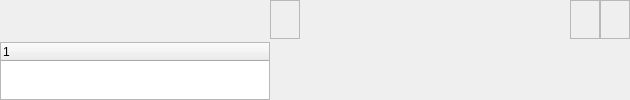
           <widget class="QWidget" name="topPanels" native="true">
            <layout class="QHBoxLayout" name="horizontalLayout_2">
             <property name="spacing">
              <number>0</number>
             </property>
             <property name="leftMargin">
              <number>0</number>
             </property>
             <property name="topMargin">
              <number>0</number>
             </property>
             <property name="rightMargin">
              <number>0</number>
             </property>
             <property name="bottomMargin">
              <number>0</number>
             </property>
             <item>
              <widget class="QWidget" name="parentPanel1" native="true">
               <property name="minimumSize">
                <size>
                 <width>300</width>
                 <height>0</height>
                </size>
               </property>
               <property name="maximumSize">
                <size>
                 <width>300</width>
                 <height>16777215</height>
                </size>
               </property>
               <layout class="QHBoxLayout" name="horizontalLayout_3">
                <property name="spacing">
                 <number>0</number>
                </property>
                <property name="leftMargin">
                 <number>0</number>
                </property>
                <property name="topMargin">
                 <number>0</number>
                </property>
                <property name="rightMargin">
                 <number>0</number>
                </property>
                <property name="bottomMargin">
                 <number>0</number>
                </property>
                <item>
                 <widget class="QWidget" name="panel1" native="true">
                  <property name="sizePolicy">
                   <sizepolicy hsizetype="Ignored" vsizetype="Ignored">
                    <horstretch>0</horstretch>
                    <verstretch>0</verstretch>
                   </sizepolicy>
                  </property>
                  <layout class="QVBoxLayout" name="verticalLayout_7">
                   <property name="spacing">
                    <number>0</number>
                   </property>
                   <property name="sizeConstraint">
                    <enum>QLayout::SetDefaultConstraint</enum>
                   </property>
                   <property name="leftMargin">
                    <number>0</number>
                   </property>
                   <property name="topMargin">
                    <number>0</number>
                   </property>
                   <property name="rightMargin">
                    <number>0</number>
                   </property>
                   <property name="bottomMargin">
                    <number>0</number>
                   </property>
                   <item>
                    <widget class="QWidget" name="contentMenu" native="true">
                     <property name="sizePolicy">
                      <sizepolicy hsizetype="Ignored" vsizetype="Ignored">
                       <horstretch>0</horstretch>
                       <verstretch>0</verstretch>
                      </sizepolicy>
                     </property>
                     <layout class="QVBoxLayout" name="verticalLayout_11">
                      <property name="spacing">
                       <number>10</number>
                      </property>
                      <property name="leftMargin">
                       <number>0</number>
                      </property>
                      <property name="topMargin">
                       <number>0</number>
                      </property>
                      <property name="rightMargin">
                       <number>0</number>
                      </property>
                      <property name="bottomMargin">
                       <number>0</number>
                      </property>
                      <item>
                       <widget class="QLabel" name="menuTitle">
                        <property name="sizePolicy">
                         <sizepolicy hsizetype="Ignored" vsizetype="Ignored">
                          <horstretch>0</horstretch>
                          <verstretch>0</verstretch>
                         </sizepolicy>
                        </property>
                        <property name="minimumSize">
                         <size>
                          <width>0</width>
                          <height>32</height>
                         </size>
                        </property>
                        <property name="maximumSize">
                         <size>
                          <width>16777215</width>
                          <height>32</height>
                         </size>
                        </property>
                        <property name="sizeIncrement">
                         <size>
                          <width>0</width>
                          <height>0</height>
                         </size>
                        </property>
                        <property name="baseSize">
                         <size>
                          <width>0</width>
                          <height>0</height>
                         </size>
                        </property>
                        <property name="text">
                         <string/>
                        </property>
                        <property name="textFormat">
                         <enum>Qt::AutoText</enum>
                        </property>
                        <property name="alignment">
                         <set>Qt::AlignRight|Qt::AlignTrailing|Qt::AlignVCenter</set>
                        </property>
                        <property name="wordWrap">
                         <bool>false</bool>
                        </property>
                        <property name="margin">
                         <number>5</number>
                        </property>
                       </widget>
                      </item>
                      <item>
                       <widget class="QTreeWidget" name="menuTree">
                        <property name="sizePolicy">
                         <sizepolicy hsizetype="Ignored" vsizetype="Ignored">
                          <horstretch>0</horstretch>
                          <verstretch>0</verstretch>
                         </sizepolicy>
                        </property>
                        <column>
                         <property name="text">
                          <string notr="true">1</string>
                         </property>
                        </column>
                       </widget>
                      </item>
                     </layout>
                    </widget>
                   </item>
                  </layout>
                 </widget>
                </item>
                <item>
                 <widget class="QWidget" name="controllerPanel1" native="true">
                  <property name="minimumSize">
                   <size>
                    <width>30</width>
                    <height>0</height>
                   </size>
                  </property>
                  <property name="maximumSize">
                   <size>
                    <width>30</width>
                    <height>16777215</height>
                   </size>
                  </property>
                  <layout class="QVBoxLayout" name="verticalLayout_5" stretch="0,0">
                   <property name="spacing">
                    <number>0</number>
                   </property>
                   <property name="leftMargin">
                    <number>0</number>
                   </property>
                   <property name="topMargin">
                    <number>0</number>
                   </property>
                   <property name="rightMargin">
                    <number>0</number>
                   </property>
                   <property name="bottomMargin">
                    <number>0</number>
                   </property>
                   <item alignment="Qt::AlignTop">
                    <widget class="QFrame" name="controllerIcons1">
                     <property name="frameShape">
                      <enum>QFrame::StyledPanel</enum>
                     </property>
                     <property name="frameShadow">
                      <enum>QFrame::Raised</enum>
                     </property>
                     <layout class="QGridLayout" name="gridLayout_3">
                      <property name="leftMargin">
                       <number>0</number>
                      </property>
                      <property name="topMargin">
                       <number>0</number>
                      </property>
                      <property name="rightMargin">
                       <number>0</number>
                      </property>
                      <property name="horizontalSpacing">
                       <number>6</number>
                      </property>
                      <property name="verticalSpacing">
                       <number>0</number>
                      </property>
                      <item row="0" column="0">
                       <widget class="QPushButton" name="togglePanel1">
                        <property name="minimumSize">
                         <size>
                          <width>28</width>
                          <height>28</height>
                         </size>
                        </property>
                        <property name="maximumSize">
                         <size>
                          <width>28</width>
                          <height>28</height>
                         </size>
                        </property>
                        <property name="sizeIncrement">
                         <size>
                          <width>0</width>
                          <height>0</height>
                         </size>
                        </property>
                        <property name="baseSize">
                         <size>
                          <width>0</width>
                          <height>0</height>
                         </size>
                        </property>
                        <property name="toolTip">
                         <string notr="true"/>
                        </property>
                        <property name="autoFillBackground">
                         <bool>false</bool>
                        </property>
                        <property name="text">
                         <string/>
                        </property>
                        <property name="flat">
                         <bool>true</bool>
                        </property>
                       </widget>
                      </item>
                     </layout>
                    </widget>
                   </item>
                   <item alignment="Qt::AlignBottom">
                    <widget class="LabelVertical" name="headerPanel1">
                     <property name="text">
                      <string/>
                     </property>
                     <property name="alignment">
                      <set>Qt::AlignCenter</set>
                     </property>
                    </widget>
                   </item>
                  </layout>
                 </widget>
                </item>
               </layout>
              </widget>
             </item>
             <item>
              <widget class="QWidget" name="parentPanel2" native="true">
               <property name="minimumSize">
                <size>
                 <width>300</width>
                 <height>0</height>
                </size>
               </property>
               <property name="maximumSize">
                <size>
                 <width>300</width>
                 <height>16777215</height>
                </size>
               </property>
               <property name="autoFillBackground">
                <bool>false</bool>
               </property>
               <layout class="QHBoxLayout" name="horizontalLayout_5">
                <property name="spacing">
                 <number>0</number>
                </property>
                <property name="leftMargin">
                 <number>0</number>
                </property>
                <property name="topMargin">
                 <number>0</number>
                </property>
                <property name="rightMargin">
                 <number>0</number>
                </property>
                <property name="bottomMargin">
                 <number>0</number>
                </property>
                <item>
                 <widget class="QWidget" name="panel2" native="true">
                  <property name="sizePolicy">
                   <sizepolicy hsizetype="Ignored" vsizetype="Ignored">
                    <horstretch>0</horstretch>
                    <verstretch>0</verstretch>
                   </sizepolicy>
                  </property>
                  <layout class="QVBoxLayout" name="verticalLayout_8">
                   <property name="spacing">
                    <number>0</number>
                   </property>
                   <property name="leftMargin">
                    <number>0</number>
                   </property>
                   <property name="topMargin">
                    <number>0</number>
                   </property>
                   <property name="rightMargin">
                    <number>0</number>
                   </property>
                   <property name="bottomMargin">
                    <number>0</number>
                   </property>
                   <item>
                    <widget class="QWidget" name="widget" native="true">
                     <property name="sizePolicy">
                      <sizepolicy hsizetype="Ignored" vsizetype="Ignored">
                       <horstretch>0</horstretch>
                       <verstretch>0</verstretch>
                      </sizepolicy>
                     </property>
                     <layout class="QVBoxLayout" name="verticalLayout_10">
                      <property name="spacing">
                       <number>0</number>
                      </property>
                      <property name="leftMargin">
                       <number>0</number>
                      </property>
                      <property name="topMargin">
                       <number>0</number>
                      </property>
                      <property name="rightMargin">
                       <number>0</number>
                      </property>
                      <property name="bottomMargin">
                       <number>0</number>
                      </property>
                      <item alignment="Qt::AlignTop">
                       <widget class="QWidget" name="settingsHeader" native="true">
                        <property name="sizePolicy">
                         <sizepolicy hsizetype="Ignored" vsizetype="Ignored">
                          <horstretch>0</horstretch>
                          <verstretch>0</verstretch>
                         </sizepolicy>
                        </property>
                        <layout class="QVBoxLayout" name="verticalLayout_13">
                         <property name="spacing">
                          <number>0</number>
                         </property>
                         <property name="leftMargin">
                          <number>0</number>
                         </property>
                         <property name="topMargin">
                          <number>0</number>
                         </property>
                         <property name="rightMargin">
                          <number>0</number>
                         </property>
                         <property name="bottomMargin">
                          <number>0</number>
                         </property>
                         <item>
                          <widget class="QLabel" name="settingsTitle">
                           <property name="sizePolicy">
                            <sizepolicy hsizetype="Ignored" vsizetype="Ignored">
                             <horstretch>0</horstretch>
                             <verstretch>0</verstretch>
                            </sizepolicy>
                           </property>
                           <property name="minimumSize">
                            <size>
                             <width>0</width>
                             <height>32</height>
                            </size>
                           </property>
                           <property name="maximumSize">
                            <size>
                             <width>16777215</width>
                             <height>32</height>
                            </size>
                           </property>
                           <property name="sizeIncrement">
                            <size>
                             <width>0</width>
                             <height>0</height>
                            </size>
                           </property>
                           <property name="baseSize">
                            <size>
                             <width>0</width>
                             <height>0</height>
                            </size>
                           </property>
                           <property name="text">
                            <string/>
                           </property>
                           <property name="textFormat">
                            <enum>Qt::AutoText</enum>
                           </property>
                           <property name="alignment">
                            <set>Qt::AlignRight|Qt::AlignTrailing|Qt::AlignVCenter</set>
                           </property>
                           <property name="wordWrap">
                            <bool>false</bool>
                           </property>
                           <property name="margin">
                            <number>5</number>
                           </property>
                          </widget>
                         </item>
                        </layout>
                       </widget>
                      </item>
                     </layout>
                    </widget>
                   </item>
                  </layout>
                 </widget>
                </item>
                <item>
                 <widget class="QWidget" name="controllerPanel2" native="true">
                  <property name="minimumSize">
                   <size>
                    <width>30</width>
                    <height>0</height>
                   </size>
                  </property>
                  <property name="maximumSize">
                   <size>
                    <width>30</width>
                    <height>16777215</height>
                   </size>
                  </property>
                  <layout class="QVBoxLayout" name="verticalLayout_2">
                   <property name="spacing">
                    <number>0</number>
                   </property>
                   <property name="leftMargin">
                    <number>0</number>
                   </property>
                   <property name="topMargin">
                    <number>0</number>
                   </property>
                   <property name="rightMargin">
                    <number>0</number>
                   </property>
                   <property name="bottomMargin">
                    <number>0</number>
                   </property>
                   <item alignment="Qt::AlignTop">
                    <widget class="QFrame" name="controllerIcons2">
                     <property name="frameShape">
                      <enum>QFrame::StyledPanel</enum>
                     </property>
                     <property name="frameShadow">
                      <enum>QFrame::Raised</enum>
                     </property>
                     <layout class="QGridLayout" name="gridLayout_4">
                      <property name="leftMargin">
                       <number>0</number>
                      </property>
                      <property name="topMargin">
                       <number>0</number>
                      </property>
                      <property name="rightMargin">
                       <number>0</number>
                      </property>
                      <property name="verticalSpacing">
                       <number>0</number>
                      </property>
                      <item row="0" column="0">
                       <widget class="QPushButton" name="togglePanel2">
                        <property name="minimumSize">
                         <size>
                          <width>28</width>
                          <height>28</height>
                         </size>
                        </property>
                        <property name="maximumSize">
                         <size>
                          <width>28</width>
                          <height>28</height>
                         </size>
                        </property>
                        <property name="sizeIncrement">
                         <size>
                          <width>0</width>
                          <height>0</height>
                         </size>
                        </property>
                        <property name="baseSize">
                         <size>
                          <width>0</width>
                          <height>0</height>
                         </size>
                        </property>
                        <property name="toolTip">
                         <string notr="true"/>
                        </property>
                        <property name="autoFillBackground">
                         <bool>false</bool>
                        </property>
                        <property name="text">
                         <string/>
                        </property>
                        <property name="flat">
                         <bool>true</bool>
                        </property>
                       </widget>
                      </item>
                     </layout>
                    </widget>
                   </item>
                   <item alignment="Qt::AlignBottom">
                    <widget class="LabelVertical" name="headerPanel2">
                     <property name="text">
                      <string/>
                     </property>
                     <property name="alignment">
                      <set>Qt::AlignCenter</set>
                     </property>
                    </widget>
                   </item>
                  </layout>
                 </widget>
                </item>
               </layout>
              </widget>
             </item>
             <item>
              <widget class="QWidget" name="parentPanel3" native="true">
               <property name="layoutDirection">
                <enum>Qt::LeftToRight</enum>
               </property>
               <layout class="QHBoxLayout" name="horizontalLayout_6">
                <property name="spacing">
                 <number>0</number>
                </property>
                <property name="leftMargin">
                 <number>0</number>
                </property>
                <property name="topMargin">
                 <number>0</number>
                </property>
                <property name="rightMargin">
                 <number>0</number>
                </property>
                <property name="bottomMargin">
                 <number>0</number>
                </property>
                <item>
                 <widget class="QWidget" name="panel3" native="true">
                  <property name="layoutDirection">
                   <enum>Qt::LeftToRight</enum>
                  </property>
                  <layout class="QVBoxLayout" name="contentLayout">
                   <property name="spacing">
                    <number>0</number>
                   </property>
                   <property name="leftMargin">
                    <number>0</number>
                   </property>
                   <property name="topMargin">
                    <number>0</number>
                   </property>
                   <property name="rightMargin">
                    <number>0</number>
                   </property>
                   <property name="bottomMargin">
                    <number>0</number>
                   </property>
                   <item>
                    <widget class="QWidget" name="contentWidget" native="true">
                     <property name="sizePolicy">
                      <sizepolicy hsizetype="Ignored" vsizetype="Ignored">
                       <horstretch>0</horstretch>
                       <verstretch>0</verstretch>
                      </sizepolicy>
                     </property>
                     <property name="layoutDirection">
                      <enum>Qt::LeftToRight</enum>
                     </property>
                    </widget>
                   </item>
                  </layout>
                 </widget>
                </item>
                <item>
                 <widget class="QWidget" name="controllerPanel3" native="true">
                  <property name="minimumSize">
                   <size>
                    <width>30</width>
                    <height>0</height>
                   </size>
                  </property>
                  <property name="maximumSize">
                   <size>
                    <width>30</width>
                    <height>16777215</height>
                   </size>
                  </property>
                  <layout class="QVBoxLayout" name="verticalLayout_3">
                   <property name="spacing">
                    <number>0</number>
                   </property>
                   <property name="leftMargin">
                    <number>0</number>
                   </property>
                   <property name="topMargin">
                    <number>0</number>
                   </property>
                   <property name="rightMargin">
                    <number>0</number>
                   </property>
                   <property name="bottomMargin">
                    <number>0</number>
                   </property>
                   <item alignment="Qt::AlignTop">
                    <widget class="QFrame" name="controllerIcons3">
                     <property name="frameShape">
                      <enum>QFrame::StyledPanel</enum>
                     </property>
                     <property name="frameShadow">
                      <enum>QFrame::Raised</enum>
                     </property>
                     <layout class="QGridLayout" name="gridLayout_5">
                      <property name="leftMargin">
                       <number>0</number>
                      </property>
                      <property name="topMargin">
                       <number>0</number>
                      </property>
                      <property name="rightMargin">
                       <number>0</number>
                      </property>
                      <property name="verticalSpacing">
                       <number>0</number>
                      </property>
                      <item row="0" column="0">
                       <widget class="QPushButton" name="closeOtherPanels">
                        <property name="minimumSize">
                         <size>
                          <width>28</width>
                          <height>28</height>
                         </size>
                        </property>
                        <property name="maximumSize">
                         <size>
                          <width>28</width>
                          <height>28</height>
                         </size>
                        </property>
                        <property name="sizeIncrement">
                         <size>
                          <width>0</width>
                          <height>0</height>
                         </size>
                        </property>
                        <property name="baseSize">
                         <size>
                          <width>0</width>
                          <height>0</height>
                         </size>
                        </property>
                        <property name="toolTip">
                         <string notr="true"/>
                        </property>
                        <property name="autoFillBackground">
                         <bool>false</bool>
                        </property>
                        <property name="text">
                         <string/>
                        </property>
                        <property name="flat">
                         <bool>true</bool>
                        </property>
                       </widget>
                      </item>
                     </layout>
                    </widget>
                   </item>
                   <item alignment="Qt::AlignBottom">
                    <widget class="LabelVertical" name="headerPanel3">
                     <property name="text">
                      <string/>
                     </property>
                     <property name="alignment">
                      <set>Qt::AlignCenter</set>
                     </property>
                    </widget>
                   </item>
                  </layout>
                 </widget>
                </item>
               </layout>
              </widget>
             </item>
            </layout>
           </widget>
